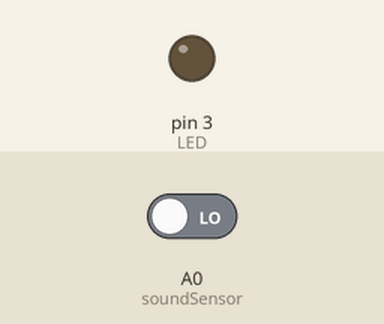
Recording of a sketch running on a simulated Arduino Uno, built with avr-gcc and run on an emulated ATmega328P. Shown: output pins drawn as LEDs (lit = HIGH). Inputs (shaded band) come from the test bench; at power-on: A0 (soundSensor) LOW.

Above: at 1.2 s.
1.3 s: A0 (soundSensor) driven HIGH
At 2.5 s:
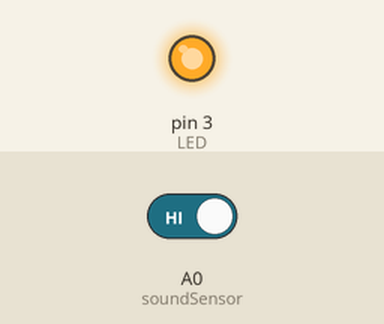
2.8 s: A0 (soundSensor) driven LOW
At 3.7 s:
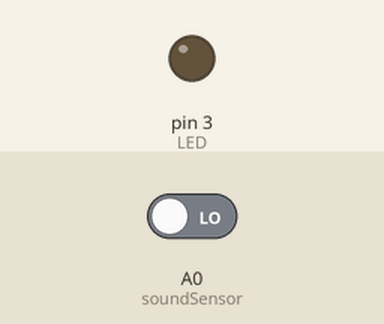
Timing chart, 0 to 5.8 s (numbered marks = the images above; inputs shaded):
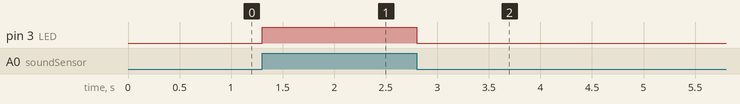

Measured:
- after the input at 1.3 s, pin 3 (LED): LOW → HIGH at once
- after the input at 2.8 s, pin 3 (LED): HIGH → LOW at once

The sketch:

sketch_may06a.ino
```cpp
//SD Tech
//music reactive light
int soundSensor = A0;  //define Sound Sensor Pin
int LED = 3;          //define LED Strip Pin

void setup()
{
  pinMode (soundSensor, INPUT); //define Sound Sensor as input
  pinMode (LED, OUTPUT);        //define LED Strip as output
}

void loop()
{
  int statusSensor = digitalRead (soundSensor);   //define variable of the Sound Sensor status
                                                  //and read value of the Sensor's

  if (statusSensor == 1)        //When the Sensor detects a signal
  {
    digitalWrite(LED, HIGH);    //LED Strip will be active
  }

  else                          //If no signal is detected
  {
    digitalWrite(LED, LOW);     //The status of the LED strip is deactivated
  }

}
```
